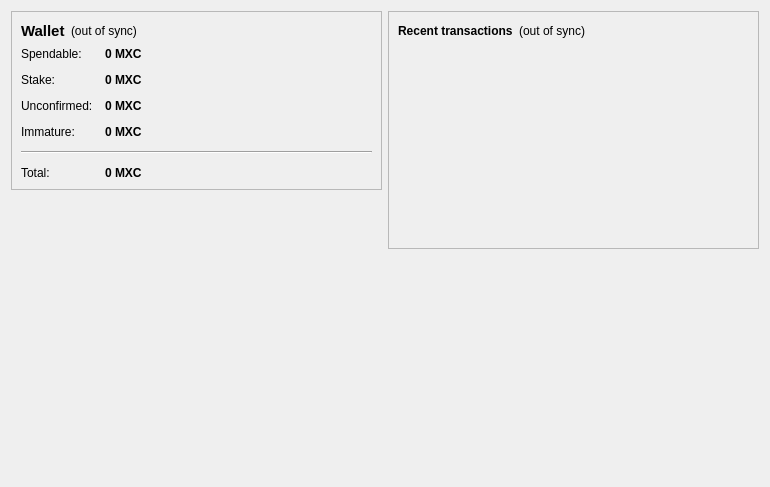
<?xml version="1.0" encoding="UTF-8"?>
<ui version="4.0">
 <class>OverviewPage</class>
 <widget class="QWidget" name="OverviewPage">
  <property name="geometry">
   <rect>
    <x>0</x>
    <y>0</y>
    <width>770</width>
    <height>487</height>
   </rect>
  </property>
  <property name="windowTitle">
   <string>Form</string>
  </property>
  <layout class="QHBoxLayout" name="horizontalLayout" stretch="1,1">
   <item>
    <layout class="QVBoxLayout" name="verticalLayout_2">
     <item>
      <widget class="QFrame" name="frame">
       <property name="frameShape">
        <enum>QFrame::StyledPanel</enum>
       </property>
       <property name="frameShadow">
        <enum>QFrame::Raised</enum>
       </property>
       <layout class="QVBoxLayout" name="verticalLayout_4">
        <item>
         <layout class="QHBoxLayout" name="horizontalLayout_4">
          <item>
           <widget class="QLabel" name="label_5">
            <property name="font">
             <font>
              <pointsize>11</pointsize>
              <weight>75</weight>
              <bold>true</bold>
             </font>
            </property>
            <property name="text">
             <string>Wallet</string>
            </property>
           </widget>
          </item>
          <item>
           <widget class="QLabel" name="labelWalletStatus">
            <property name="toolTip">
             <string>The displayed information may be out of date. Your wallet automatically synchronizes with the maxocoin network after a connection is established, but this process has not completed yet.</string>
            </property>
            <property name="styleSheet">
             <string notr="true"/>
            </property>
            <property name="text">
             <string notr="true">(out of sync)</string>
            </property>
            <property name="alignment">
             <set>Qt::AlignLeading|Qt::AlignLeft|Qt::AlignVCenter</set>
            </property>
           </widget>
          </item>
          <item>
           <spacer name="horizontalSpacer_2">
            <property name="orientation">
             <enum>Qt::Horizontal</enum>
            </property>
            <property name="sizeHint" stdset="0">
             <size>
              <width>40</width>
              <height>20</height>
             </size>
            </property>
           </spacer>
          </item>
         </layout>
        </item>
        <item>
         <layout class="QFormLayout" name="formLayout_2">
          <property name="fieldGrowthPolicy">
           <enum>QFormLayout::AllNonFixedFieldsGrow</enum>
          </property>
          <property name="horizontalSpacing">
           <number>12</number>
          </property>
          <property name="verticalSpacing">
           <number>12</number>
          </property>
          <item row="0" column="0">
           <widget class="QLabel" name="label">
            <property name="text">
             <string>Spendable:</string>
            </property>
           </widget>
          </item>
          <item row="0" column="1">
           <widget class="QLabel" name="labelBalance">
            <property name="font">
             <font>
              <weight>75</weight>
              <bold>true</bold>
             </font>
            </property>
            <property name="cursor">
             <cursorShape>IBeamCursor</cursorShape>
            </property>
            <property name="toolTip">
             <string>Your current spendable balance</string>
            </property>
            <property name="text">
             <string notr="true">0 MXC</string>
            </property>
            <property name="textInteractionFlags">
             <set>Qt::LinksAccessibleByMouse|Qt::TextSelectableByKeyboard|Qt::TextSelectableByMouse</set>
            </property>
           </widget>
          </item>
          <item row="1" column="0">
           <widget class="QLabel" name="label_6">
            <property name="text">
             <string>Stake:</string>
            </property>
           </widget>
          </item>
          <item row="1" column="1">
           <widget class="QLabel" name="labelStake">
            <property name="font">
             <font>
              <weight>75</weight>
              <bold>true</bold>
             </font>
            </property>
            <property name="cursor">
             <cursorShape>IBeamCursor</cursorShape>
            </property>
            <property name="toolTip">
             <string>Total of coins that was staked, and do not yet count toward the current balance</string>
            </property>
            <property name="text">
             <string notr="true">0 MXC</string>
            </property>
            <property name="textInteractionFlags">
             <set>Qt::LinksAccessibleByMouse|Qt::TextSelectableByKeyboard|Qt::TextSelectableByMouse</set>
            </property>
           </widget>
          </item>
          <item row="2" column="0">
           <widget class="QLabel" name="label_3">
            <property name="text">
             <string>Unconfirmed:</string>
            </property>
           </widget>
          </item>
          <item row="2" column="1">
           <widget class="QLabel" name="labelUnconfirmed">
            <property name="font">
             <font>
              <weight>75</weight>
              <bold>true</bold>
             </font>
            </property>
            <property name="cursor">
             <cursorShape>IBeamCursor</cursorShape>
            </property>
            <property name="toolTip">
             <string>Total of transactions that have yet to be confirmed, and do not yet count toward the current balance</string>
            </property>
            <property name="text">
             <string notr="true">0 MXC</string>
            </property>
            <property name="textInteractionFlags">
             <set>Qt::LinksAccessibleByMouse|Qt::TextSelectableByKeyboard|Qt::TextSelectableByMouse</set>
            </property>
           </widget>
          </item>
          <item row="3" column="0">
           <widget class="QLabel" name="labelImmatureText">
            <property name="text">
             <string>Immature:</string>
            </property>
           </widget>
          </item>
          <item row="3" column="1">
           <widget class="QLabel" name="labelImmature">
            <property name="font">
             <font>
              <weight>75</weight>
              <bold>true</bold>
             </font>
            </property>
            <property name="toolTip">
             <string>Mined balance that has not yet matured</string>
            </property>
            <property name="text">
             <string notr="true">0 MXC</string>
            </property>
            <property name="textInteractionFlags">
             <set>Qt::LinksAccessibleByMouse|Qt::TextSelectableByKeyboard|Qt::TextSelectableByMouse</set>
            </property>
           </widget>
          </item>
          <item row="4" column="0" colspan="2">
           <widget class="Line" name="line">
            <property name="orientation">
             <enum>Qt::Horizontal</enum>
            </property>
           </widget>
          </item>
          <item row="5" column="0">
           <widget class="QLabel" name="labelTotalText">
            <property name="text">
             <string>Total:</string>
            </property>
           </widget>
          </item>
          <item row="5" column="1">
           <widget class="QLabel" name="labelTotal">
            <property name="font">
             <font>
              <weight>75</weight>
              <bold>true</bold>
             </font>
            </property>
            <property name="cursor">
             <cursorShape>IBeamCursor</cursorShape>
            </property>
            <property name="toolTip">
             <string>Your current total balance</string>
            </property>
            <property name="text">
             <string notr="true">0 MXC</string>
            </property>
            <property name="textInteractionFlags">
             <set>Qt::LinksAccessibleByMouse|Qt::TextSelectableByKeyboard|Qt::TextSelectableByMouse</set>
            </property>
           </widget>
          </item>
         </layout>
        </item>
       </layout>
      </widget>
     </item>
     <item>
      <spacer name="verticalSpacer">
       <property name="orientation">
        <enum>Qt::Vertical</enum>
       </property>
       <property name="sizeHint" stdset="0">
        <size>
         <width>20</width>
         <height>40</height>
        </size>
       </property>
      </spacer>
     </item>
     <item>
      <widget class="QLabel" name="label_2">
       <property name="autoFillBackground">
        <bool>true</bool>
       </property>
       <property name="text">
        <string/>
       </property>
       <property name="pixmap">
        <pixmap resource="../bitcoin.qrc">:/icons/mastbg</pixmap>
       </property>
       <property name="scaledContents">
        <bool>false</bool>
       </property>
       <property name="margin">
        <number>0</number>
       </property>
      </widget>
     </item>
    </layout>
   </item>
   <item>
    <layout class="QVBoxLayout" name="verticalLayout_3">
     <item>
      <widget class="QFrame" name="frame_2">
       <property name="frameShape">
        <enum>QFrame::StyledPanel</enum>
       </property>
       <property name="frameShadow">
        <enum>QFrame::Raised</enum>
       </property>
       <layout class="QVBoxLayout" name="verticalLayout">
        <item>
         <layout class="QHBoxLayout" name="horizontalLayout_2">
          <item>
           <widget class="QLabel" name="label_4">
            <property name="text">
             <string>&lt;b&gt;Recent transactions&lt;/b&gt;</string>
            </property>
           </widget>
          </item>
          <item>
           <widget class="QLabel" name="labelTransactionsStatus">
            <property name="toolTip">
             <string>The displayed information may be out of date. Your wallet automatically synchronizes with the maxocoin network after a connection is established, but this process has not completed yet.</string>
            </property>
            <property name="styleSheet">
             <string notr="true"/>
            </property>
            <property name="text">
             <string notr="true">(out of sync)</string>
            </property>
            <property name="alignment">
             <set>Qt::AlignRight|Qt::AlignTrailing|Qt::AlignVCenter</set>
            </property>
           </widget>
          </item>
          <item>
           <spacer name="horizontalSpacer">
            <property name="orientation">
             <enum>Qt::Horizontal</enum>
            </property>
            <property name="sizeHint" stdset="0">
             <size>
              <width>40</width>
              <height>20</height>
             </size>
            </property>
           </spacer>
          </item>
         </layout>
        </item>
        <item>
         <widget class="QListView" name="listTransactions">
          <property name="styleSheet">
           <string notr="true">QListView { background: transparent; }</string>
          </property>
          <property name="frameShape">
           <enum>QFrame::NoFrame</enum>
          </property>
          <property name="verticalScrollBarPolicy">
           <enum>Qt::ScrollBarAlwaysOff</enum>
          </property>
          <property name="horizontalScrollBarPolicy">
           <enum>Qt::ScrollBarAlwaysOff</enum>
          </property>
          <property name="selectionMode">
           <enum>QAbstractItemView::NoSelection</enum>
          </property>
         </widget>
        </item>
       </layout>
      </widget>
     </item>
     <item>
      <spacer name="verticalSpacer_2">
       <property name="orientation">
        <enum>Qt::Vertical</enum>
       </property>
       <property name="sizeHint" stdset="0">
        <size>
         <width>20</width>
         <height>40</height>
        </size>
       </property>
      </spacer>
     </item>
    </layout>
   </item>
  </layout>
 </widget>
 <resources>
  <include location="../bitcoin.qrc"/>
 </resources>
 <connections/>
</ui>
